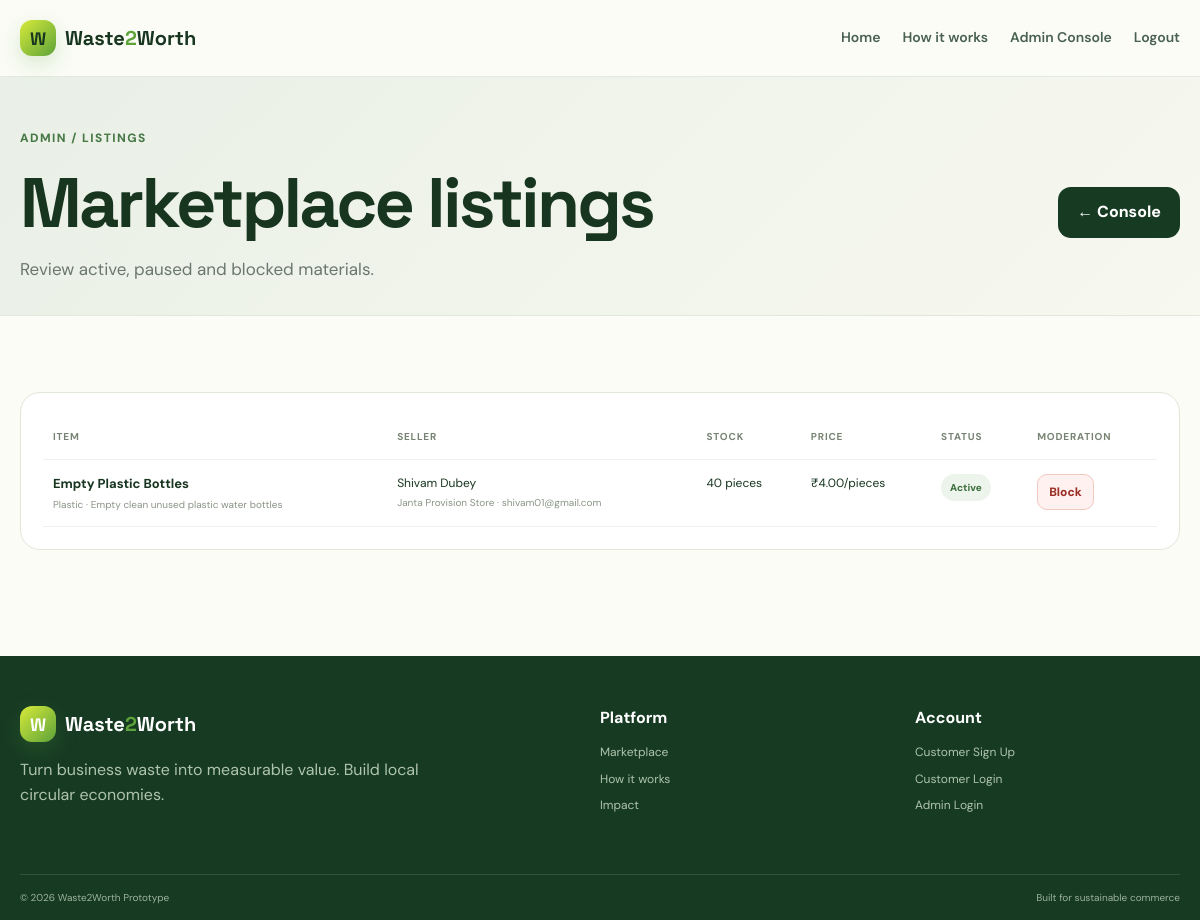
/admin/listings (signed in), run on the app's committed database.
### tables this page shows
CREATE TABLE listings (
            id INTEGER PRIMARY KEY AUTOINCREMENT,
            store_id INTEGER NOT NULL,
            item_name TEXT NOT NULL,
            category TEXT NOT NULL,
            about_item TEXT NOT NULL,
            quantity REAL NOT NULL CHECK(quantity > 0),
            unit TEXT NOT NULL,
            price REAL NOT NULL CHECK(price >= 0),
            image_filename TEXT,
            status TEXT NOT NULL DEFAULT 'active',
            created_at TEXT NOT NULL,
            updated_at TEXT NOT NULL,
            FOREIGN KEY(store_id) REFERENCES stores(id) ON DELETE CASCADE
        );

CREATE TABLE users (
            id INTEGER PRIMARY KEY AUTOINCREMENT,
            email TEXT UNIQUE NOT NULL,
            password_hash TEXT NOT NULL,
            name TEXT NOT NULL,
            phone TEXT,
            role TEXT NOT NULL CHECK(role IN ('customer','admin')) DEFAULT 'customer',
            is_blacklisted INTEGER NOT NULL DEFAULT 0,
            blacklist_reason TEXT,
            created_at TEXT NOT NULL
        );

CREATE TABLE stores (
            id INTEGER PRIMARY KEY AUTOINCREMENT,
            user_id INTEGER UNIQUE NOT NULL,
            store_id TEXT UNIQUE NOT NULL,
            store_name TEXT NOT NULL,
            store_type TEXT NOT NULL,
            gst_id TEXT NOT NULL,
            license_no TEXT NOT NULL,
            address TEXT NOT NULL,
            city TEXT NOT NULL,
            pincode TEXT NOT NULL,
            owner_name TEXT NOT NULL,
            phone TEXT NOT NULL,
            created_at TEXT NOT NULL,
            FOREIGN KEY(user_id) REFERENCES users(id) ON DELETE CASCADE
        );

### app.py (the view)
@app.route("/admin/listings")
@admin_required
def admin_listings():
    listings = query_db(
        """
        SELECT l.*, s.store_name, s.store_id public_store_id, u.email seller_email, u.name seller_name, u.is_blacklisted
        FROM listings l JOIN stores s ON s.id=l.store_id JOIN users u ON u.id=s.user_id ORDER BY l.created_at DESC
        """
    )
    return render_template("admin_listings.html", listings=listings)

### app.py (called while the page is built)
def get_db() -> sqlite3.Connection:
    if "db" not in g:
        db = sqlite3.connect(app.config["DATABASE"])
        db.row_factory = sqlite3.Row
        db.execute("PRAGMA foreign_keys = ON")
        g.db = db
    return g.db

def query_db(query: str, args=(), one: bool = False):
    cur = get_db().execute(query, args)
    rows = cur.fetchall()
    cur.close()
    if one:
        return rows[0] if rows else None
    return rows

def current_user():
    if "user_id" not in session:
        return None
    user = query_db("SELECT * FROM users WHERE id = ?", (session["user_id"],), one=True)
    return user

def admin_required(fn):
    @wraps(fn)
    def wrapper(*args, **kwargs):
        user = current_user()
        if not user or user["role"] != "admin":
            flash("Admin login required.", "warning")
            return redirect(url_for("admin_login", next=request.path))
        return fn(*args, **kwargs)
    return wrapper

def money(v: float) -> str:
    return f"₹{v:,.2f}"

@app.template_filter("money")
def money_filter(value):
    try:
        return money(float(value))
    except Exception:
        return "₹0.00"

@app.context_processor
def inject_globals():
    user = current_user()
    store = None
    if user and user["role"] == "customer":
        store = query_db("SELECT * FROM stores WHERE user_id = ?", (user["id"],), one=True)
    return {
        "current_user": user,
        "current_store": store,
        "categories": ["cardboard", "paper", "plastic", "glass", "metal", "textile", "organic", "e-waste", "other"],
        "material_factors": MATERIAL_FACTORS,
    }

### templates/admin_listings.html (shortened to what this page needs)
{% extends 'base.html' %}
{% block content %}
<section class="admin-head"><div class="container page-head-row"><div><span class="eyebrow">Admin / Listings</span><h1>Marketplace listings</h1><p>Review active, paused and blocked materials.</p></div><a class="btn btn-dark" href="{{ url_for('admin_dashboard') }}">← Console</a></div></section>
<section class="container section"><div class="panel"><div class="table-wrap"><table><thead><tr><th>Item</th><th>Seller</th><th>Stock</th><th>Price</th><th>Status</th><th>Moderation</th></tr></thead><tbody>{% for l in listings %}<tr><td><strong>{{ l.item_name }}</strong><small>{{ l.category|title }} · {{ l.about_item|truncate(65) }}</small></td><td>{{ l.seller_name }}<small>{{ l.store_name }} · {{ l.seller_email }}</small></td><td>{{ '%g'|format(l.quantity) }} {{ l.unit }}</td><td>{{ l.price|money }}/{{ l.unit }}</td><td><span class="status {{ 'cancelled' if l.status in ['blocked'] else 'completed' }}">{{ l.status|title }}</span></td><td>{% if l.status!='blocked' %}<form method="post" action="{{ url_for('block_listing', listing_id=l.id) }}" onsubmit="return confirm('Block this listing?')"><button class="btn btn-small btn-danger" type="submit">Block</button></form>{% else %}—{% endif %}</td></tr>{% else %}<tr><td colspan="6">No listings yet.</td></tr>{% endfor %}</tbody></table></div></div></section>
{% endblock %}

### static/css/style.css (style rules this page uses)
:root { --ink:#17351f;--muted:#6b776e;--paper:#fbfcf6;--card:#fff;--line:#dfe8d9;--leaf:#2f7d32;--leaf2:#5da33a;--lime:#d7ea39;--yellow:#f2df55;--deep:#173a23;--danger:#bd3b2f;--shadow:0 18px 50px rgba(27,64,35,.10);--radius:22px }
* { box-sizing:border-box }
html { scroll-behavior:smooth }
body { margin:0;background:var(--paper);color:var(--ink);font-family:"DM Sans",sans-serif;line-height:1.55 }
a { color:inherit;text-decoration:none }
button,input,select,textarea { font:inherit }
button { cursor:pointer }
.container { width:min(1160px,calc(100% - 36px));margin:0 auto }
.eyebrow { display:inline-flex;align-items:center;gap:8px;color:#477846;font-size:12px;font-weight:800;letter-spacing:.12em;text-transform:uppercase }
.hero h1,.page-hero h1,.page-head h1,.auth-side h1,.detail-content h1,.admin-head h1 { font:700 clamp(40px,6vw,70px)/1.03 "Space Grotesk",sans-serif;letter-spacing:-.04em;margin:17px 0 }
.btn { display:inline-flex;align-items:center;justify-content:center;border:1px solid transparent;border-radius:13px;padding:12px 18px;font-weight:800;transition:.2s transform,.2s box-shadow,.2s background }
.btn-dark { background:var(--deep);color:#fff }
.btn-danger { background:#fff1ef;color:#9b2e25;border-color:#f1c7c1 }
.btn-small { padding:8px 11px;font-size:12px;border-radius:10px }
.section { padding:76px 0 }
.section-head,.page-head-row,.panel-head { display:flex;align-items:center;justify-content:space-between;gap:20px }
.page-hero p,.page-head p,.admin-head p { max-width:720px;color:var(--muted);font-size:17px }
.page-head,.admin-head { padding:48px 0 16px }
.panel { background:#fff;border:1px solid var(--line);border-radius:20px;padding:22px }
.table-wrap { overflow-x:auto }
table { width:100%;border-collapse:collapse;min-width:700px }
th,td { text-align:left;padding:14px 10px;border-bottom:1px solid #edf1ea;font-size:12px;vertical-align:top }
th { color:#778473;text-transform:uppercase;letter-spacing:.08em;font-size:10px }
td strong { display:block;font-size:13px }
td small { display:block;color:#8a9486;margin-top:3px }
.status { display:inline-flex;border-radius:999px;padding:6px 9px;background:#edf4eb;color:#3e713f;font-weight:800;font-size:10px;text-transform:capitalize }
.admin-head { background:linear-gradient(135deg,#eaf0e7,#f7f8ef);border-bottom:1px solid var(--line) }

### data on the page
listings: item_name "Empty Plastic Bottles", category "Plastic", about_item "Empty clean unused plastic water bottles", seller_name "Shivam Dubey", store_name "Janta Provision Store", seller_email "shivam01@gmail.com", quantity "40", unit "pieces", price "₹4.00", status "Active"
